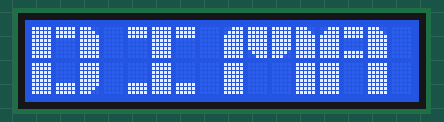
Recording of a sketch running on a simulated Arduino Uno, built with avr-gcc and run on an emulated ATmega328P. On the bench: 16×2 character LCD.

Above: at 0.1 s.
At 4.6 s:
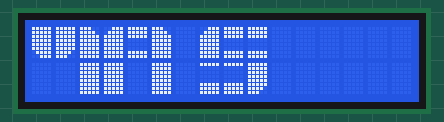
At 9.1 s:
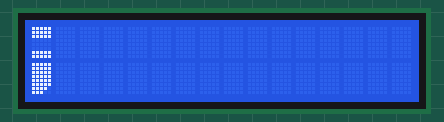
At 19.6 s:
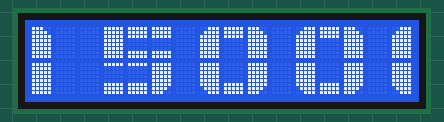
At 29.2 s:
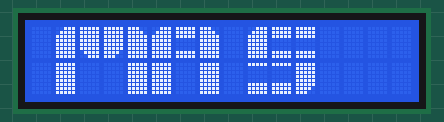
At 39.2 s:
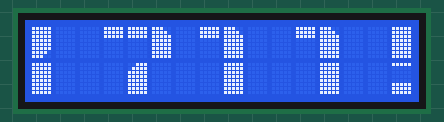

Measured:
- what the display in image 1 shows lasts 0.5 s, from 4.6 s to 5.1 s

The sketch:

no3.ino
```cpp
#include <LiquidCrystal.h>

// initialize the interface pins
LiquidCrystal lcd (1,2,4,5,6,7);
int x = 0;
// the 8 arrays that form each segment of the custom numbers
byte LT[8] =
{
  B00111,
  B01111,
  B11111,
  B11111,
  B11111,
  B11111,
  B11111,
  B11111
};
byte UB[8] =
{
  B11111,
  B11111,
  B11111,
  B00000,
  B00000,
  B00000,
  B00000,
  B00000
};
byte RT[8] =
{
  B11100,
  B11110,
  B11111,
  B11111,
  B11111,
  B11111,
  B11111,
  B11111
};
byte LL[8] =
{
  B11111,
  B11111,
  B11111,
  B11111,
  B11111,
  B11111,
  B01111,
  B00111
};
byte LB[8] =
{
  B00000,
  B00000,
  B00000,
  B00000,
  B00000,
  B11111,
  B11111,
  B11111
};
byte LR[8] =
{
  B11111,
  B11111,
  B11111,
  B11111,
  B11111,
  B11111,
  B11110,
  B11100
};
byte UMB[8] =
{
  B11111,
  B11111,
  B11111,
  B00000,
  B00000,
  B00000,
  B11111,
  B11111
};
byte LMB[8] =
{
  B11111,
  B00000,
  B00000,
  B00000,
  B00000,
  B11111,
  B11111,
  B11111
};

void setup()
{
  // assignes each segment a write number
  lcd.createChar(8,LT);
  lcd.createChar(1,UB);
  lcd.createChar(2,RT);
  lcd.createChar(3,LL);
  lcd.createChar(4,LB);
  lcd.createChar(5,LR);
  lcd.createChar(6,UMB);
  lcd.createChar(7,LMB);

  // sets the LCD's rows and colums:
  lcd.begin(0, 2);

}

void customD()
{
  lcd.setCursor(x, 0);
  lcd.write(255);
  lcd.write(1);
  lcd.write(2);
  lcd.setCursor(x, 1);
  lcd.write(255);
  lcd.write(4);
  lcd.write(5);
}

void customI()
{
  lcd.setCursor(x,0);
  lcd.write(1);
  lcd.write(255);
  lcd.write(1);
  lcd.setCursor(x,1);
  lcd.write(4);
  lcd.write(255);
  lcd.write(4);
}

void customM()
{
  lcd.setCursor(x,0);
  lcd.write(8);
  lcd.write(3);
  lcd.write(5);
  lcd.write(2);
  lcd.setCursor(x,1);
  lcd.write(255);
  lcd.write(254);
  lcd.write(254);
  lcd.write(255);
}

void customA()
{
  lcd.setCursor(x,0);
  lcd.write(8);
  lcd.write(6);
  lcd.write(2);
  lcd.setCursor(x, 1);
  lcd.write(255);
  lcd.write(254);
  lcd.write(255);
}

void customS()
{
  lcd.setCursor(x,0);
  lcd.write(8);
  lcd.write(6);
  lcd.write(6);
  lcd.setCursor(x, 1);
  lcd.write(7);
  lcd.write(7);
  lcd.write(5);
}

void custom1()
{
  lcd.setCursor(x,0);
  lcd.write(1);
  lcd.write(2);
  lcd.setCursor(x+1,1);
  lcd.write(255);
}
void custom7()
{
  lcd.setCursor(x,0);
  lcd.write(1);
  lcd.write(1);
  lcd.write(2);
  lcd.setCursor(x+1, 1);
  lcd.write(8);
}
void custom11()
{
  lcd.setCursor(x,0);
  lcd.write(1);
  lcd.write(2);
  lcd.setCursor(x+1,1);
  lcd.write(255);
}
void custom111()
{
  lcd.setCursor(x,0);
  lcd.write(1);
  lcd.write(2);
  lcd.setCursor(x+1,1);
  lcd.write(255);
}
void custom5()
{
  lcd.setCursor(x,0);
  lcd.write(255);
  lcd.write(6);
  lcd.write(6);
  lcd.setCursor(x, 1);
  lcd.write(7);
  lcd.write(7);
  lcd.write(5);
}
void custom0()
{ // uses segments to build the number 0
  lcd.setCursor(x, 0);
  lcd.write(8);
  lcd.write(1);
  lcd.write(2);
  lcd.setCursor(x, 1);
  lcd.write(3);
  lcd.write(4);
  lcd.write(5);
}
void custom00()
{ // uses segments to build the number 0
  lcd.setCursor(x, 0);
  lcd.write(8);
  lcd.write(1);
  lcd.write(2);
  lcd.setCursor(x, 1);
  lcd.write(3);
  lcd.write(4);
  lcd.write(5);
}
void custom000()
{ // uses segments to build the number 0
  lcd.setCursor(x, 0);
  lcd.write(8);
  lcd.write(1);
  lcd.write(2);
  lcd.setCursor(x, 1);
  lcd.write(3);
  lcd.write(4);
  lcd.write(5);
}
void custom0000()
{ // uses segments to build the number 0
  lcd.setCursor(x, 0);
  lcd.write(8);
  lcd.write(1);
  lcd.write(2);
  lcd.setCursor(x, 1);
  lcd.write(3);
  lcd.write(4);
  lcd.write(5);
}
void custom00000()
{ // uses segments to build the number 0
  lcd.setCursor(x, 0);
  lcd.write(8);
  lcd.write(1);
  lcd.write(2);
  lcd.setCursor(x, 1);
  lcd.write(3);
  lcd.write(4);
  lcd.write(5);
}

void lettersHuruf()
{
  customD();
  x = x + 4;
  customI();
  x = x + 4;
  customM();
  x = x + 4;
  customA();
  x = x + 4;
  customS();
  x = x + 4;
  delay(500);
}

void lettersAngka()
{
  custom1();    // displays custom 0 on the LCD
  x = x + 4;    // sifts cursor over 4 columns
  custom7();
  x = x + 4;
  custom1();
  x = x + 4;
  custom1();
  x = x + 4;
  custom5();
  x = x + 4;
  custom0();
  x = x + 4;
  custom0();
  x = x + 4;
  custom0();
  x = x + 4;
  custom0();
  x = x + 4;
  custom0();
  x = x + 4;
  custom0();
  delay(500);
}


void loop() {
  lettersHuruf();
  for (int positionCounter = 0; positionCounter < 24; positionCounter++) {
    lcd.scrollDisplayLeft();
    delay(500);
  }
  x = 0;
  lcd.clear();
  delay(500);

  lettersAngka();
  for (int positionCounter = 0; positionCounter < 23; positionCounter++) {
    lcd.scrollDisplayLeft();
    delay(500);
   }
  x = 0;
  lcd.clear();
  delay(500);
}
```
